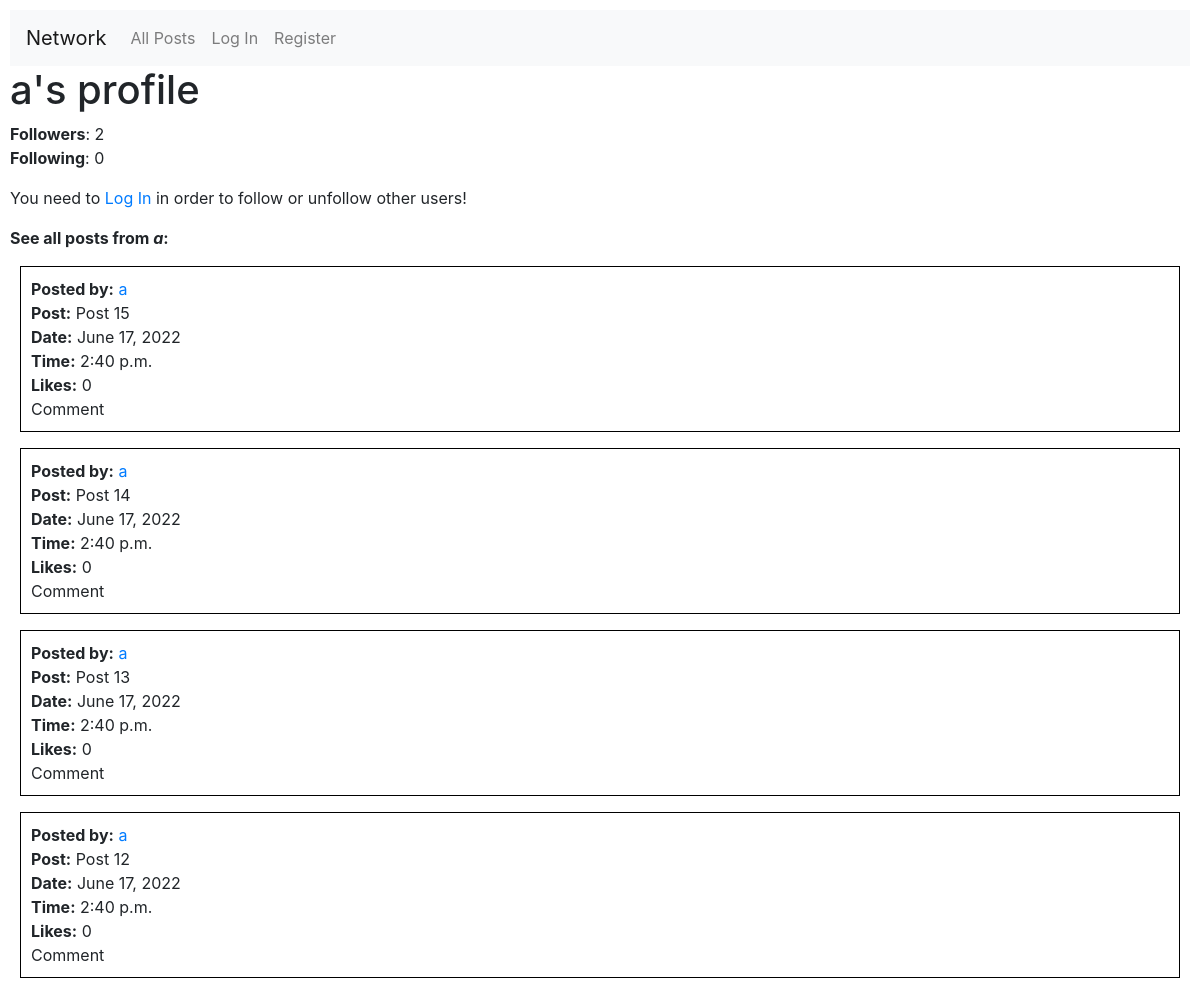
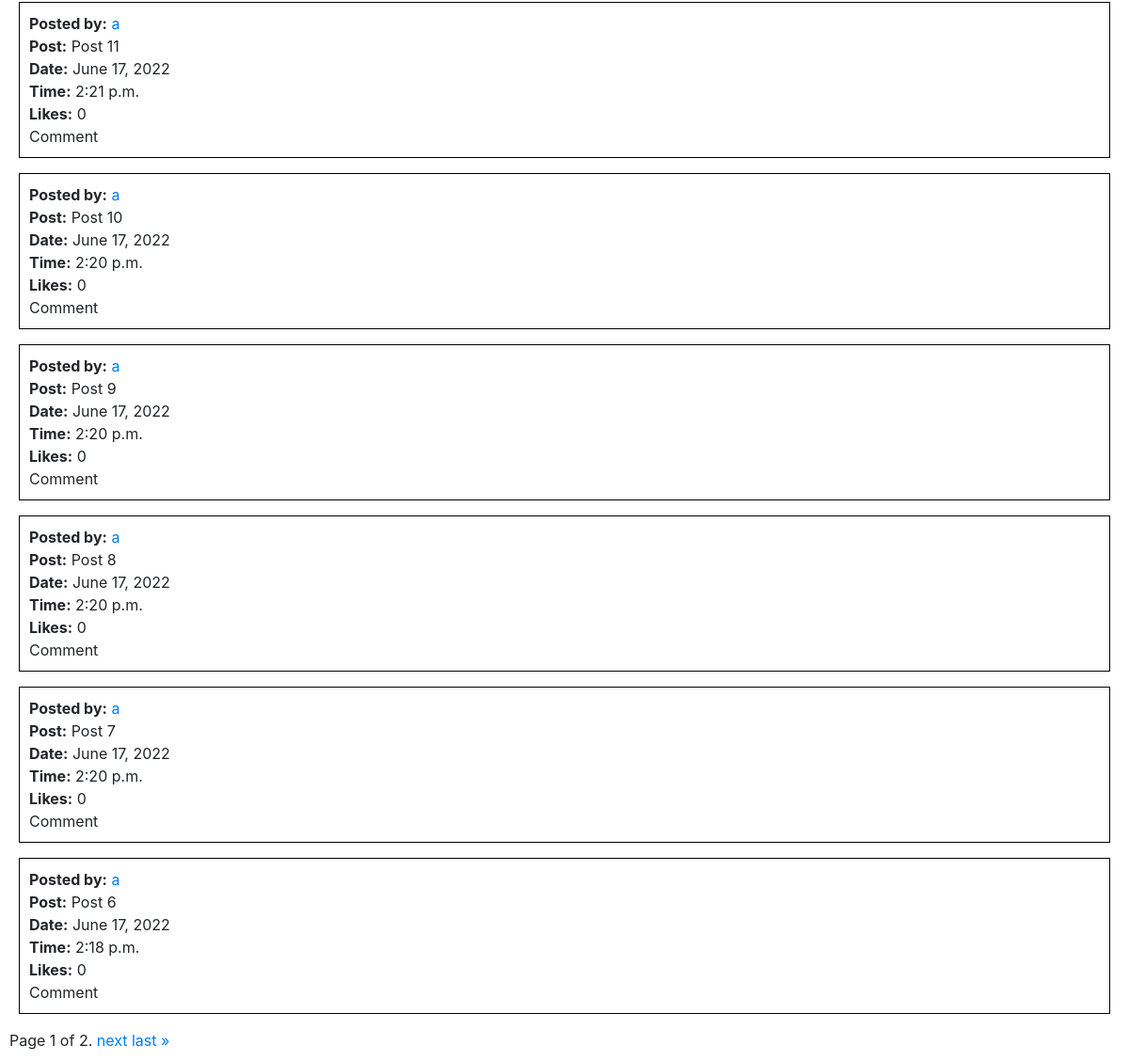
/user/a, run on an earlier commit of the app's database (2 pictures, top to bottom).
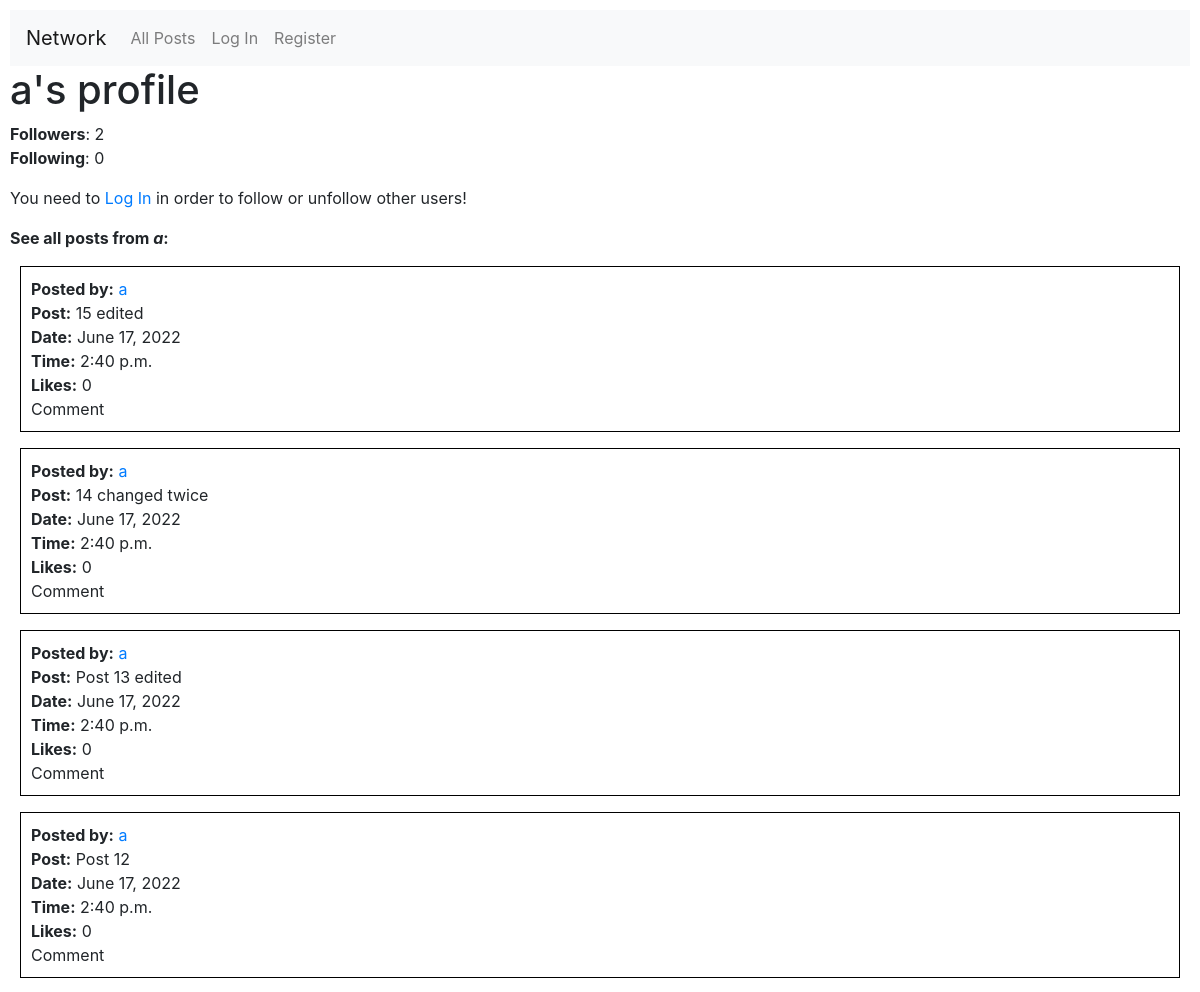
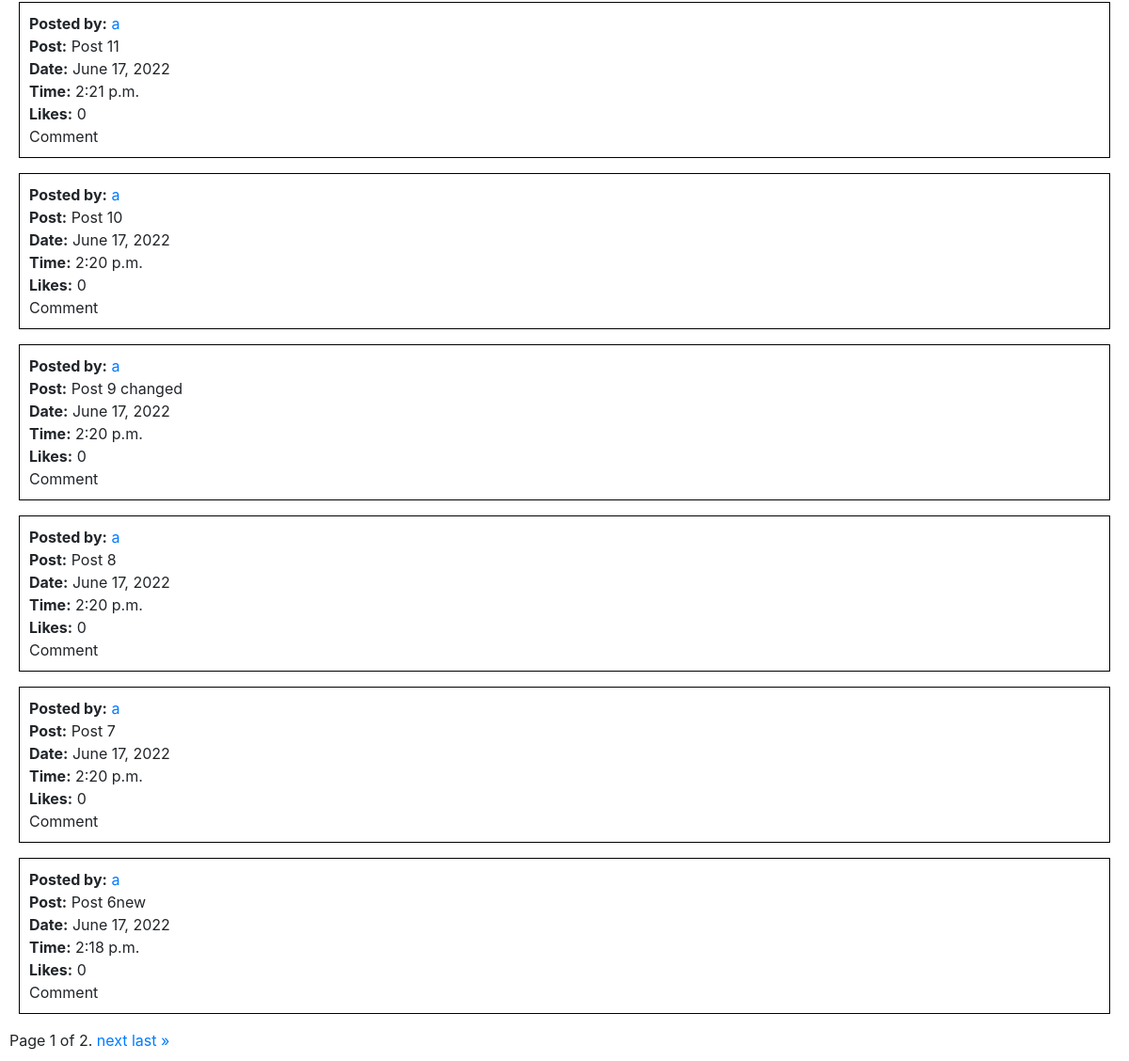
And on a later commit of the database (2 pictures, top to bottom).
### network/models.py (models this page shows, shortened)
class Post(models.Model):
    userid = models.ForeignKey(User, on_delete=models.CASCADE, related_name="user")
    post = models.TextField(max_length=500)
    datetime = models.DateTimeField(default=datetime.now)
    likes = models.IntegerField(default=0)

class User(AbstractUser):
    pass
    def __str__(self):
        return f"USER NUMBER '{self.id}' is '{self.username}'. LAST CONNEXION: {self.last_login}."

### network/views.py (the view)
# urls.py: path("user/<str:username>", views.profile_page, name="profile_page"),
def profile_page(request, username):
    if request.method == "POST":
        if 'follow' in request.POST:
            try:
                user_profiled = User.objects.filter(username=username)
                user_profiled_id = user_profiled.values_list('id', flat=True)
                user_profiled_id = user_profiled_id[0]
                user_posts = Post.objects.filter(userid=user_profiled_id).order_by('-id')
                paginator = Paginator(user_posts, 10) # test Paginator with 10 per page
                page_number = request.GET.get('page')
                page_obj = paginator.get_page(page_number)
                amount_of_followers = Follower.objects.filter(followed=user_profiled_id).count()
                amount_of_following = Follower.objects.filter(follower=user_profiled_id).count()
                user_logged_in = request.user.id
                isfollowing = Follower.objects.filter(followed=user_profiled_id,follower=user_logged_in).count()
                followed = User.objects.filter(id=user_profiled_id)
                followed = followed[0]
                follower = User.objects.filter(id=user_logged_in)
                follower = follower[0]
                follow = Follower(followed=followed,follower=follower)
                follow.save()
                amount_of_followers = Follower.objects.filter(followed=user_profiled_id).count()
                amount_of_following = Follower.objects.filter(follower=user_profiled_id).count()
                isfollowing = Follower.objects.filter(followed=user_profiled_id,follower=user_logged_in).count()
                return render(request, "network/profile.html", {
                            "username": username,
                            "user_profiled": user_profiled,
                            "user_profiled_id": user_profiled_id,
                            "amount_of_followers": amount_of_followers,
                            "amount_of_following": amount_of_following,
                            "user_logged_in": user_logged_in,
                            "isfollowing": isfollowing,
                            "user_posts": user_posts,
                            "post_request": "follow",
                            "page_obj": page_obj
                        })
            except IndexError:
                return render(request, "network/missingprofile.html", {
                            "username": username,
                        })
        elif 'unfollow' in request.POST:
            try:
                user_profiled = User.objects.filter(username=username)
                user_profiled_id = user_profiled.values_list('id', flat=True)
                user_profiled_id = user_profiled_id[0]
                user_posts = Post.objects.filter(userid=user_profiled_id).order_by('-id')
                paginator = Paginator(user_posts, 10) # test Paginator with 10 per page
                page_number = request.GET.get('page')
                page_obj = paginator.get_page(page_number)
                amount_of_followers = Follower.objects.filter(followed=user_profiled_id).count()
                amount_of_following = Follower.objects.filter(follower=user_profiled_id).count()
                user_logged_in = request.user.id
                user_logged_in = int(user_logged_in)
                isfollowing = Follower.objects.filter(followed=user_profiled_id,follower=user_logged_in).count()
                followed = User.objects.filter(id=user_profiled_id)
                followed = followed[0]
                follower = User.objects.filter(id=user_logged_in)
                follower = follower[0]
                follow = Follower.objects.filter(followed=followed,follower=follower)
                follow.delete()
                amount_of_followers = Follower.objects.filter(followed=user_profiled_id).count()
                amount_of_following = Follower.objects.filter(follower=user_profiled_id).count()
                isfollowing = Follower.objects.filter(followed=user_profiled_id,follower=user_logged_in).count()
                return render(request, "network/profile.html", {
                            "username": username,
                            "user_profiled": user_profiled,
                            "user_profiled_id": user_profiled_id,
                            "amount_of_followers": amount_of_followers,
                            "amount_of_following": amount_of_following,
                            "user_logged_in": user_logged_in,
                            "isfollowing": isfollowing,
                            "user_posts": user_posts,
                            "post_request": "unfollow",
                            "page_obj": page_obj
                        })
            except IndexError:
                return render(request, "network/missingprofile.html", {
                            "username": username,
                        })
    else:
        try:
            user_profiled = User.objects.filter(username=username)
            user_profiled_id = user_profiled.values_list('id', flat=True)
            user_profiled_id = user_profiled_id[0]
            user_posts = Post.objects.filter(userid=user_profiled_id).order_by('-id')
            paginator = Paginator(user_posts, 10) # test Paginator with 10 per page
            page_number = request.GET.get('page')
            page_obj = paginator.get_page(page_number)
            amount_of_followers = Follower.objects.filter(followed=user_profiled_id).count()
            amount_of_following = Follower.objects.filter(follower=user_profiled_id).count()
            user_logged_in = request.user.id
            isfollowing = Follower.objects.filter(followed=user_profiled_id,follower=user_logged_in).count()
            return render(request, "network/profile.html", {
                        "username": username,
                        "user_profiled": user_profiled,
                        "user_profiled_id": user_profiled_id,
                        "amount_of_followers": amount_of_followers,
                        "amount_of_following": amount_of_following,
                        "user_logged_in": user_logged_in,
                        "isfollowing": isfollowing,
                        "user_posts": user_posts,
                        "page_obj": page_obj
                    })
        except IndexError:
            return render(request, "network/missingprofile.html", {
                        "username": username,
                    })

### network/templates/network/profile.html (shortened to what this page needs)
{% extends "network/layout.html" %}
{% block body %}
    <h1>{{ username }}'s profile</h1>
    <b>Followers</b>: {{ amount_of_followers }}
    <br>
    <b>Following</b>: {{ amount_of_following }}
    {% if username == user.username %}
        <i>This is your own profile, you cannot follow or unfollow yourself :)</i>
        <p>
        </p>
    {% else %}
        {% if not user_logged_in %}
            You need to <a href="{% url 'login' %}">Log In</a> in order to follow or unfollow other users!
        {% endif %}
    {% endif %}
    <b>See all posts from <i>{{ username }}</i>:</b>
    {% for user_post in page_obj %}
        <div class="subdiv">
            <b>Posted by:</b> <a href="{% url 'profile_page' user_post.userid.username %}">{{ user_post.userid.username }}</a>
            <br>
            <b>Post:</b> {{ user_post.post }}
            <br>
            <b>Date:</b> {{ user_post.datetime.date }}
            <br>
            <b>Time:</b> {{ user_post.datetime.time }}
            <br>
            <b>Likes:</b> {{ user_post.likes }}
            <br>
            Comment
            <br>
        </div>
    {% empty %}
        <i>{{ username }}</i> hasn't published any post, yet.
        <p></p>
    {% endfor %}
    <div class="pagination">
        <span class="step-links">
            <span class="current">
                Page {{ page_obj.number }} of {{ page_obj.paginator.num_pages }}.
            </span>
            {% if page_obj.has_next %}
                <a href="?page={{ page_obj.next_page_number }}">next</a>
                <a href="?page={{ page_obj.paginator.num_pages }}">last &raquo;</a>
            {% endif %}
        </span>
    </div>
{% endblock %}

What changed in the data, as far as the page shows it:
changed Post: post "Post 15" → "15 edited"
changed Post: post "Post 14" → "14 changed twice"
changed Post: post "Post 13" → "Post 13 edited"
changed Post: post "Post 9" → "Post 9 changed"
changed Post: post "Post 6" → "Post 6new"
